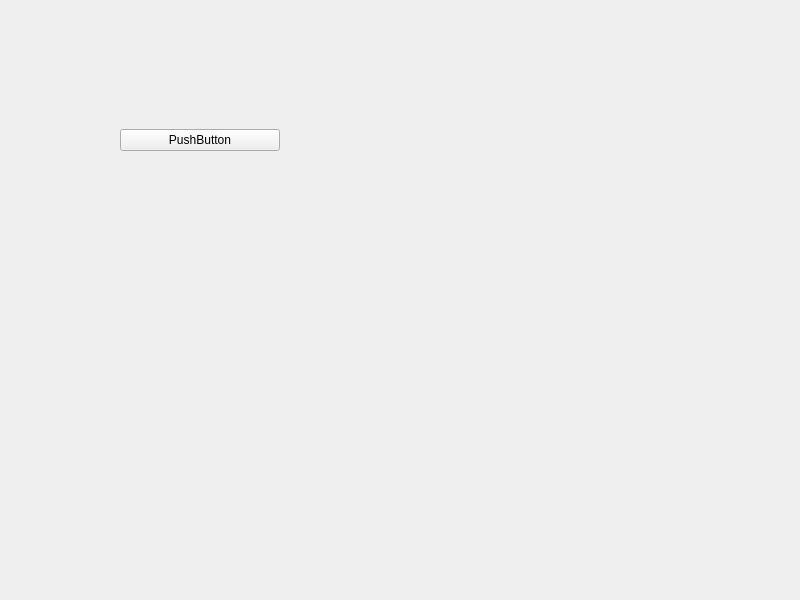
<?xml version="1.0" encoding="UTF-8"?>
<ui version="4.0">
 <class>MainWindow</class>
 <widget class="QMainWindow" name="MainWindow">
  <property name="geometry">
   <rect>
    <x>0</x>
    <y>0</y>
    <width>800</width>
    <height>600</height>
   </rect>
  </property>
  <property name="windowTitle">
   <string>MainWindow</string>
  </property>
  <widget class="QWidget" name="centralwidget">
   <widget class="QWidget" name="verticalLayoutWidget">
    <property name="geometry">
     <rect>
      <x>120</x>
      <y>100</y>
      <width>160</width>
      <height>80</height>
     </rect>
    </property>
    <layout class="QVBoxLayout" name="verticalLayout">
     <item>
      <widget class="QPushButton" name="pushButton">
       <property name="text">
        <string>PushButton</string>
       </property>
      </widget>
     </item>
    </layout>
   </widget>
  </widget>
 </widget>
 <resources/>
 <connections/>
</ui>
